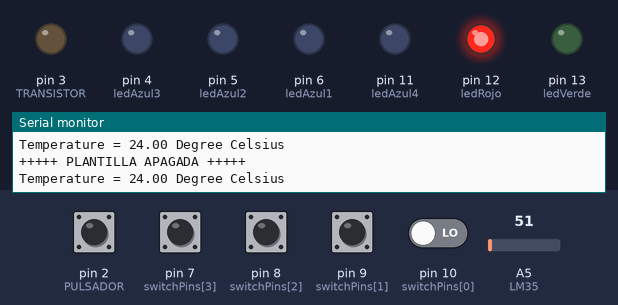
This sketch was run on a simulated Arduino Uno, built with avr-gcc and run on an emulated ATmega328P. On the bench: output pins drawn as LEDs (lit = HIGH), the last lines printed to the serial monitor. Dashed ring = blinking. Inputs (shaded band) come from the test bench; at power-on: pin 2 (PULSADOR), pin 7 (switchPins[3]), pin 8 (switchPins[2]), pin 9 (switchPins[1]), pin 10 (switchPins[0]) LOW, A5 (LM35) = 51.

Above: at 1.9 s.
2.0 s: pin 7 (switchPins[3]) pulled HIGH for 1.35 s
At 4.1 s:
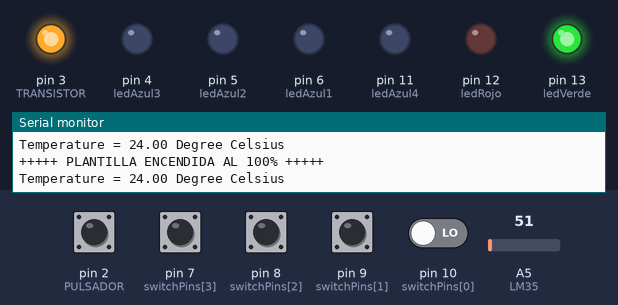
5.5 s: pin 2 (PULSADOR) pulled HIGH for 1.35 s
8.3 s: pin 8 (switchPins[2]) pulled HIGH for 1.35 s
At 9.09 s:
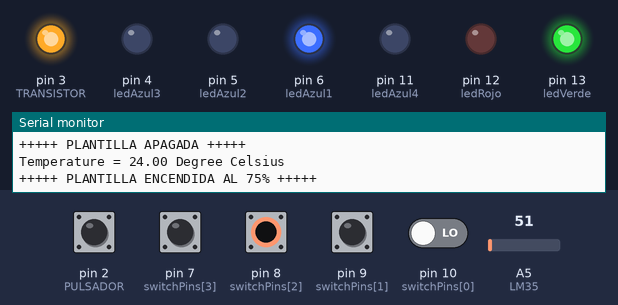
11.8 s: pin 9 (switchPins[1]) pulled HIGH for 1.35 s
At 12.55 s:
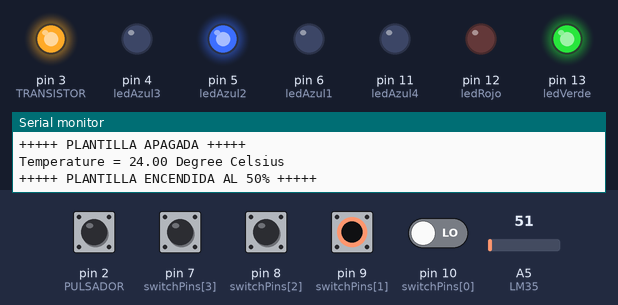
15.3 s: pin 10 (switchPins[0]) driven HIGH
At 16.01 s:
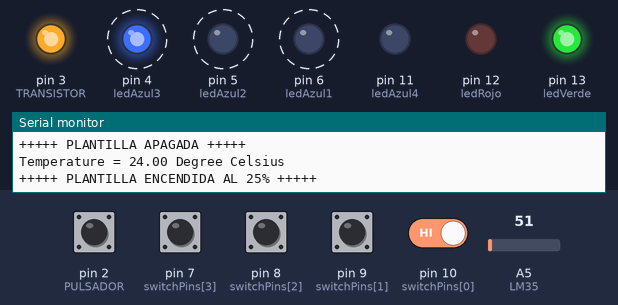
Timing chart, 0 to 20.6 s (numbered marks = the images above; inputs shaded):
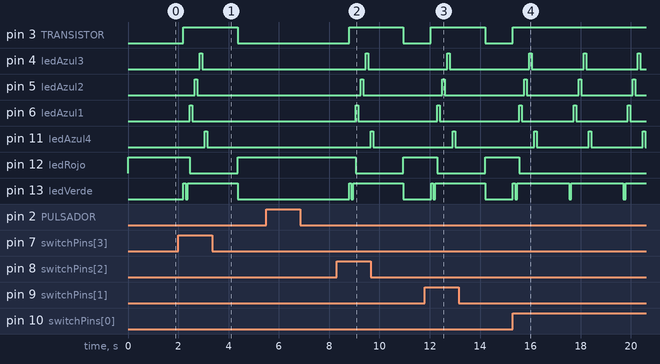

The sketch:

ANTILLA_CON_SWITCH_4_FOQUITOS_AZULES_SENSOR_TEMPERATURA_LM35.ino
```cpp
const int PULSADOR = 2;
const int switchPins[] = {10, 9, 8, 7};
const int TRANSISTOR = 3;
const int ledVerde = 13;
const int ledRojo = 12;
const int ledAzul1 = 6;
const int ledAzul2 = 5;
const int ledAzul3 = 4;
const int ledAzul4 = 11;
const int LM35 = A5;


int estadoPulsador = LOW;
int estadoSwitch = 0;

void setup() {
  Serial.begin(9600);
  pinMode(PULSADOR, INPUT);
  for (int i = 0; i < 4; i++) {
    pinMode(switchPins[i], INPUT);
  }
  pinMode(TRANSISTOR, OUTPUT);
  pinMode(ledVerde, OUTPUT);
  pinMode(ledRojo, OUTPUT);
  pinMode(ledAzul1, OUTPUT);
  pinMode(ledAzul2, OUTPUT);
  pinMode(ledAzul3, OUTPUT);
  pinMode(ledAzul4, OUTPUT);
}

void loop() {
  estadoPulsador = digitalRead(PULSADOR);
  estadoSwitch = leerSwitch();
  controlPlantilla(estadoPulsador, estadoSwitch);
  medirTemperatura();
  delay(100);

}

int leerSwitch() {
  int estado = 0;
  for (int i = 0; i < 4; i++) {
    if (digitalRead(switchPins[i]) == HIGH) {
      estado = i + 1;
    }
  }
  return estado;
}

void controlPlantilla(int estadoPulsador, int estadoSwitch) {
  if (estadoPulsador == HIGH) {
    digitalWrite(TRANSISTOR, LOW);
    Serial.println("+++++ PLANTILLA APAGADA MIENTRAS PRESIONE EL BOTON +++++ ");
    encendidoLedsRojos();
    apagadoLedsVerdes();
  } else {
    switch (estadoSwitch) {
      case 1:
        digitalWrite(TRANSISTOR, 25);
        Serial.println("+++++ PLANTILLA ENCENDIDA AL 25% +++++");
        encendidoLedsVerdes();
        apagadoLedsRojos();
        encendidoLedsAzules();
        break;
      case 2:
        digitalWrite(TRANSISTOR, 50);
        Serial.println("+++++ PLANTILLA ENCENDIDA AL 50% +++++");
        encendidoLedsVerdes();
        apagadoLedsRojos();
        encendidoLedsAzules();
        break;
      case 3:
        digitalWrite(TRANSISTOR, 75);
        Serial.println("+++++ PLANTILLA ENCENDIDA AL 75% +++++");
        encendidoLedsVerdes();
        apagadoLedsRojos();
        encendidoLedsAzules();
        break;
      case 4:
        digitalWrite(TRANSISTOR, HIGH);
        Serial.println("+++++ PLANTILLA ENCENDIDA AL 100% +++++");
        encendidoLedsVerdes();
        apagadoLedsRojos();
        encendidoLedsAzules();
        break;
      default:
        digitalWrite(TRANSISTOR, LOW);
        Serial.println("+++++ PLANTILLA APAGADA +++++");
        encendidoLedsRojos();
        apagadoLedsVerdes();
        apagadoLedsAzules();
        break;
    }
  }
}

void encendidoLedsRojos() {
  digitalWrite(ledRojo, HIGH);
}

void encendidoLedsVerdes() {
  digitalWrite(ledVerde, HIGH);
  delay(85);
  digitalWrite(ledVerde, LOW);
  delay(85);
  digitalWrite(ledVerde, HIGH);
  delay(85);
}

void apagadoLedsRojos() {
  digitalWrite(ledRojo, LOW);
}

void apagadoLedsVerdes() {
  digitalWrite(ledVerde, LOW);
}


void encendidoLedsAzules(){

  digitalWrite(ledAzul1, HIGH);
  delay(100);
  digitalWrite(ledAzul1, LOW);
  delay(100);
  digitalWrite(ledAzul2, HIGH);
  delay(100);
  digitalWrite(ledAzul2, LOW);
  delay(100);
  digitalWrite(ledAzul3, HIGH);
  delay(100);
  digitalWrite(ledAzul3, LOW);
  delay(100);
  digitalWrite(ledAzul4, HIGH);
  delay(100);
  digitalWrite(ledAzul4, LOW);
  delay(100);


  }


void apagadoLedsAzules() {


  digitalWrite(ledAzul1, LOW);
  digitalWrite(ledAzul2, LOW);
  digitalWrite(ledAzul3, LOW);
  digitalWrite(ledAzul4, LOW);


  }


void medirTemperatura(){

  int temp_adc_val;
  float temp_val;
  temp_adc_val = analogRead(LM35);
  temp_val = ((5*temp_adc_val * 100)/1024);

  Serial.print("Temperature = ");
  Serial.print(temp_val);
  Serial.print(" Degree Celsius\n");
  delay(1000);


}
```

Measured:
- after the input at 2.0 s, pin 3 (TRANSISTOR): LOW → HIGH after 0.20 s, → LOW 2.2 s later; pin 4 (ledAzul3): LOW → HIGH after 0.86 s, → LOW 0.10 s later; pin 5 (ledAzul2): LOW → HIGH after 0.66 s, → LOW 0.10 s later; pin 6 (ledAzul1): LOW → HIGH after 0.46 s, → LOW 0.10 s later; pin 11 (ledAzul4): LOW → HIGH after 1.1 s, → LOW 0.10 s later
- after the input at 8.3 s, pin 3 (TRANSISTOR): LOW → HIGH after 0.49 s, → LOW 2.2 s later; pin 4 (ledAzul3): LOW → HIGH after 1.1 s, → LOW 0.10 s later; pin 5 (ledAzul2): LOW → HIGH after 0.95 s, → LOW 0.10 s later; pin 6 (ledAzul1): LOW → HIGH after 0.75 s, → LOW 0.10 s later; pin 11 (ledAzul4): LOW → HIGH after 1.3 s, → LOW 0.10 s later
- after the input at 11.8 s, pin 3 (TRANSISTOR): LOW → HIGH after 0.25 s, → LOW 2.2 s later; pin 4 (ledAzul3): LOW → HIGH after 0.90 s, → LOW 0.10 s later; pin 5 (ledAzul2): LOW → HIGH after 0.70 s, → LOW 0.10 s later; pin 6 (ledAzul1): LOW → HIGH after 0.50 s, → LOW 0.10 s later; pin 11 (ledAzul4): LOW → HIGH after 1.1 s, → LOW 0.10 s later
- after the input at 15.3 s, pin 3 (TRANSISTOR): LOW → HIGH at once; pin 4 (ledAzul3): alternates HIGH for 0.10 s and LOW for 2.1 s, starting after 0.66 s
